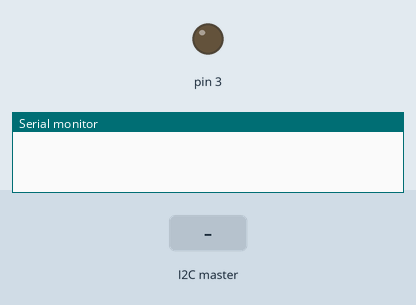
Recording of a sketch running on a simulated Arduino Uno, built with avr-gcc and run on an emulated ATmega328P. On the bench: output pins drawn as LEDs (lit = HIGH), the last lines printed to the serial monitor. The test bench sets the inputs (shaded band).

Above: at 1.2 s.
1.3 s: the I2C master sends the byte 1
At 2.1 s:
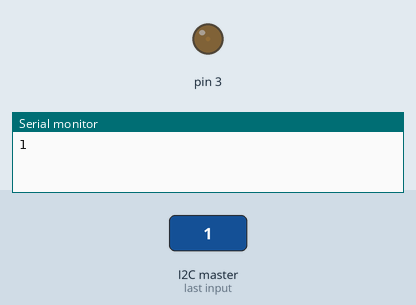
2.8 s: the I2C master sends the byte 90
At 3.2 s:
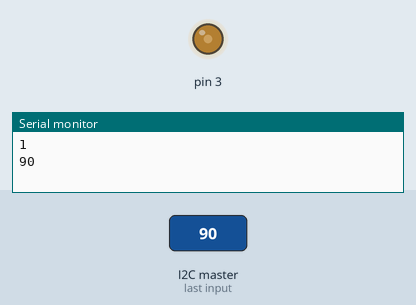
4.3 s: the I2C master sends the byte 200
At 5.6 s:
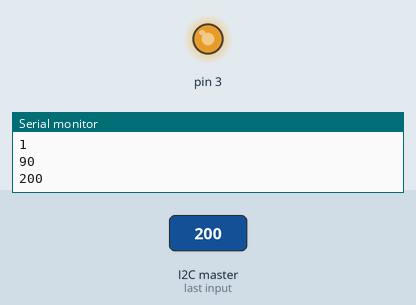
Timing chart, 0 to 7.3 s (numbered marks = the images above; inputs shaded):
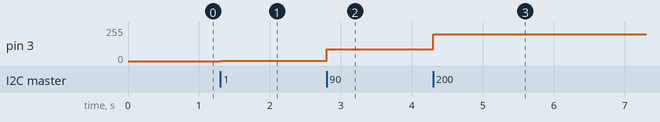

The sketch:

05.Serial_Slave.ino
```cpp
#include <Wire.h>
void setup() {
  Wire.begin(8);
  Wire.onReceive(receiveEvent);
  Serial.begin(9600);
  pinMode(3, OUTPUT);
}

void loop() {
}

void receiveEvent(int howMany) {
  int x = Wire.read();
  Serial.println(x);
  analogWrite(3, x);
}
```

Measured:
- after the input at 1.3 s, pin 3: 0/255 → 1/255 at once
- after the input at 2.8 s, pin 3: 1/255 → 90/255 at once
- after the input at 4.3 s, pin 3: 90/255 → 200/255 at once
